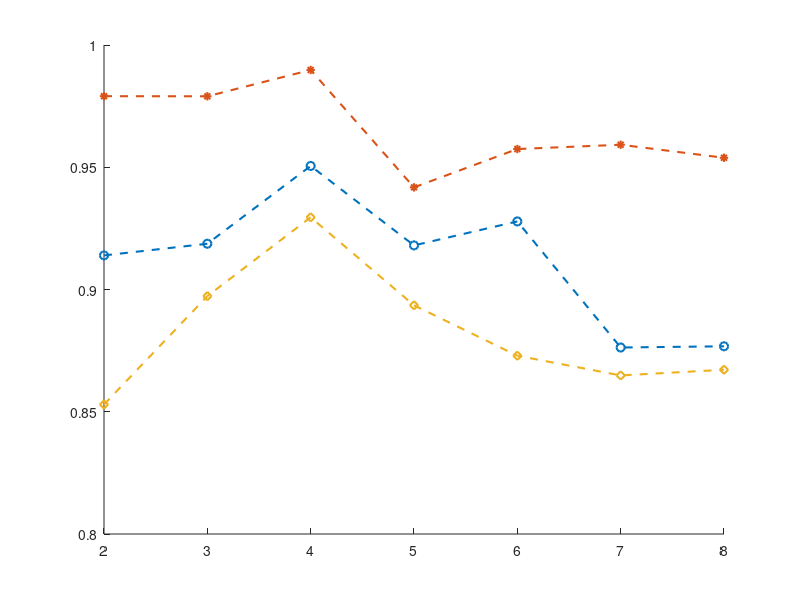

MATLAB code for this plot: (Note: this script raises an error after producing the figure.)
%Resultados para diferentes niveles de EEP
clear, clc, close all;
%%%%%%%%%%%%%%%%%%%%%%%%%%%%%%%%%%%%%%%%%%%%%%%%%%%%%%%%%%%%%%%%%%%%%%%%%%% 
L = [2 3 4 5 6 7 8];

OA_ip = [0.91394282 0.91872378 0.95053176 0.91804078 0.92784759 0.87628061  0.87676847];
OA_pu = [0.9890649  0.98901814 0.9997896  0.95177202 0.96745839 0.96920516  0.96387507]-0.01;
OA_ksc = [0.85296104 0.89728459 0.929526   0.89353675 0.87291499 0.86485703 0.86717904];
%OA_mean = (OA_ip+OA_sv+OA_pu)/3;

figure;
hold on; grid off;
plot(L,OA_ip,'--o','lineWidth',1.5);
plot(L,OA_pu,'--*','lineWidth',1.5);
plot(L,OA_ksc,'--d','lineWidth',1.5);
%axis([1 9 0.90 0.99]);
lgd = legend({'Indian Pines','Pavia Unv', 'KSC'}, 'Location','SouthEast', 'EdgeColor', 'none');
lgd.Title.String = 'Datasets';
ytickformat('%.2f')
xlabel('No. of Extrema Values') 
ylabel('Accuracy') 
